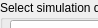
      <widget class="QWidget" name="page_7">
       <property name="geometry">
        <rect>
         <x>0</x>
         <y>0</y>
         <width>98</width>
         <height>28</height>
        </rect>
       </property>
       <attribute name="label">
        <string>Step 3 - Run / re-run scenario</string>
       </attribute>
       <widget class="QGroupBox" name="groupBox_6">
        <property name="geometry">
         <rect>
          <x>0</x>
          <y>260</y>
          <width>681</width>
          <height>61</height>
         </rect>
        </property>
        <property name="title">
         <string>Run the scenario</string>
        </property>
        <widget class="QPushButton" name="pushButton_11">
         <property name="geometry">
          <rect>
           <x>10</x>
           <y>20</y>
           <width>141</width>
           <height>23</height>
          </rect>
         </property>
         <property name="text">
          <string>Run scenario</string>
         </property>
        </widget>
        <widget class="QLineEdit" name="lineEdit_14">
         <property name="geometry">
          <rect>
           <x>160</x>
           <y>20</y>
           <width>511</width>
           <height>20</height>
          </rect>
         </property>
        </widget>
       </widget>
       <widget class="QGroupBox" name="groupBox_7">
        <property name="geometry">
         <rect>
          <x>0</x>
          <y>0</y>
          <width>681</width>
          <height>261</height>
         </rect>
        </property>
        <property name="title">
         <string>Select simulation duration</string>
        </property>
        <widget class="QTabWidget" name="tabWidget_2">
         <property name="geometry">
          <rect>
           <x>10</x>
           <y>20</y>
           <width>661</width>
           <height>201</height>
          </rect>
         </property>
         <property name="currentIndex">
          <number>0</number>
         </property>
         <widget class="QWidget" name="tab_3">
          <attribute name="title">
           <string>Run scenario</string>
          </attribute>
          <widget class="QGroupBox" name="groupBox_27">
           <property name="geometry">
            <rect>
             <x>10</x>
             <y>10</y>
             <width>641</width>
             <height>161</height>
            </rect>
           </property>
           <property name="title">
            <string>Specify how long the simulation will run</string>
           </property>
           <widget class="QWidget" name="layoutWidget_40">
            <property name="geometry">
             <rect>
              <x>460</x>
              <y>20</y>
              <width>48</width>
              <height>131</height>
             </rect>
            </property>
            <layout class="QVBoxLayout" name="verticalLayout_40">
             <item>
              <widget class="QSpinBox" name="spinBox_37"/>
             </item>
             <item>
              <widget class="QSpinBox" name="spinBox_38"/>
             </item>
             <item>
              <widget class="QSpinBox" name="spinBox_39"/>
             </item>
            </layout>
           </widget>
           <widget class="QWidget" name="layoutWidget_41">
            <property name="geometry">
             <rect>
              <x>190</x>
              <y>20</y>
              <width>261</width>
              <height>131</height>
             </rect>
            </property>
            <layout class="QVBoxLayout" name="verticalLayout_41">
             <item>
              <widget class="QSlider" name="horizontalSlider_45">
               <property name="orientation">
                <enum>Qt::Horizontal</enum>
               </property>
              </widget>
             </item>
             <item>
              <widget class="QSlider" name="horizontalSlider_46">
               <property name="orientation">
                <enum>Qt::Horizontal</enum>
               </property>
              </widget>
             </item>
             <item>
              <widget class="QSlider" name="horizontalSlider_47">
               <property name="orientation">
                <enum>Qt::Horizontal</enum>
               </property>
              </widget>
             </item>
            </layout>
           </widget>
           <widget class="QWidget" name="layoutWidget_42">
            <property name="geometry">
             <rect>
              <x>20</x>
              <y>22</y>
              <width>161</width>
              <height>121</height>
             </rect>
            </property>
            <layout class="QVBoxLayout" name="verticalLayout_42">
             <item>
              <widget class="QLabel" name="label_58">
               <property name="text">
                <string>Number of population replicates:</string>
               </property>
              </widget>
             </item>
             <item>
              <widget class="QLabel" name="label_59">
               <property name="text">
                <string>Burn-in length:</string>
               </property>
              </widget>
             </item>
             <item>
              <widget class="QLabel" name="label_60">
               <property name="text">
                <string>Temporal evolution length:</string>
               </property>
              </widget>
             </item>
            </layout>
           </widget>
          </widget>
         </widget>
         <widget class="QWidget" name="tab_4">
          <attribute name="title">
           <string>Settings</string>
          </attribute>
         </widget>
        </widget>
        <widget class="QPushButton" name="pushButton_8">
         <property name="geometry">
          <rect>
           <x>540</x>
           <y>230</y>
           <width>131</width>
           <height>23</height>
          </rect>
         </property>
         <property name="text">
          <string>Save scenario</string>
         </property>
        </widget>
       </widget>
      </widget>
